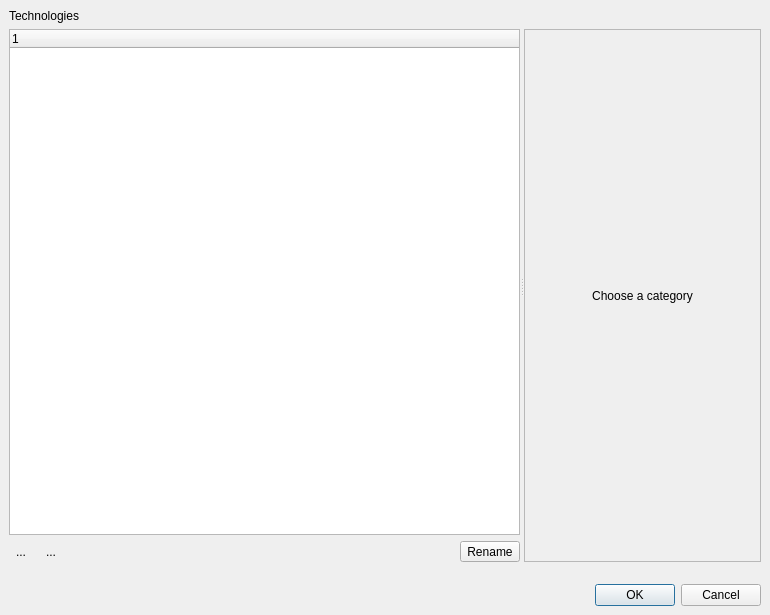
<?xml version="1.0" encoding="UTF-8"?>
<ui version="4.0">
 <class>TechSetupDialog</class>
 <widget class="QDialog" name="TechSetupDialog">
  <property name="geometry">
   <rect>
    <x>0</x>
    <y>0</y>
    <width>770</width>
    <height>615</height>
   </rect>
  </property>
  <property name="windowTitle">
   <string>Technology Manager</string>
  </property>
  <layout class="QVBoxLayout">
   <property name="spacing">
    <number>6</number>
   </property>
   <property name="leftMargin">
    <number>9</number>
   </property>
   <property name="topMargin">
    <number>9</number>
   </property>
   <property name="rightMargin">
    <number>9</number>
   </property>
   <property name="bottomMargin">
    <number>9</number>
   </property>
   <item>
    <widget class="QSplitter" name="splitter">
     <property name="orientation">
      <enum>Qt::Horizontal</enum>
     </property>
     <widget class="QFrame" name="frame">
      <property name="frameShape">
       <enum>QFrame::NoFrame</enum>
      </property>
      <property name="frameShadow">
       <enum>QFrame::Raised</enum>
      </property>
      <layout class="QVBoxLayout">
       <property name="spacing">
        <number>6</number>
       </property>
       <property name="leftMargin">
        <number>0</number>
       </property>
       <property name="topMargin">
        <number>0</number>
       </property>
       <property name="rightMargin">
        <number>0</number>
       </property>
       <property name="bottomMargin">
        <number>0</number>
       </property>
       <item>
        <widget class="QLabel" name="label">
         <property name="text">
          <string>Technologies</string>
         </property>
        </widget>
       </item>
       <item>
        <widget class="QTreeWidget" name="tech_tree">
         <property name="sizePolicy">
          <sizepolicy hsizetype="Preferred" vsizetype="Expanding">
           <horstretch>0</horstretch>
           <verstretch>0</verstretch>
          </sizepolicy>
         </property>
         <property name="contextMenuPolicy">
          <enum>Qt::ActionsContextMenu</enum>
         </property>
         <column>
          <property name="text">
           <string notr="true">1</string>
          </property>
         </column>
        </widget>
       </item>
       <item>
        <widget class="QFrame" name="frame_4">
         <property name="frameShape">
          <enum>QFrame::NoFrame</enum>
         </property>
         <property name="frameShadow">
          <enum>QFrame::Raised</enum>
         </property>
         <layout class="QHBoxLayout">
          <property name="spacing">
           <number>6</number>
          </property>
          <property name="leftMargin">
           <number>0</number>
          </property>
          <property name="topMargin">
           <number>0</number>
          </property>
          <property name="rightMargin">
           <number>0</number>
          </property>
          <property name="bottomMargin">
           <number>0</number>
          </property>
          <item>
           <widget class="QToolButton" name="add_pb">
            <property name="text">
             <string>...</string>
            </property>
            <property name="icon">
             <iconset resource="layResources.qrc">
              <normaloff>:/add_16px.png</normaloff>:/add_16px.png</iconset>
            </property>
            <property name="autoRaise">
             <bool>true</bool>
            </property>
           </widget>
          </item>
          <item>
           <widget class="QToolButton" name="delete_pb">
            <property name="text">
             <string>...</string>
            </property>
            <property name="icon">
             <iconset resource="layResources.qrc">
              <normaloff>:/clear_16px.png</normaloff>:/clear_16px.png</iconset>
            </property>
            <property name="autoRaise">
             <bool>true</bool>
            </property>
           </widget>
          </item>
          <item>
           <spacer>
            <property name="orientation">
             <enum>Qt::Horizontal</enum>
            </property>
            <property name="sizeType">
             <enum>QSizePolicy::Expanding</enum>
            </property>
            <property name="sizeHint" stdset="0">
             <size>
              <width>141</width>
              <height>20</height>
             </size>
            </property>
           </spacer>
          </item>
          <item>
           <widget class="QToolButton" name="rename_pb">
            <property name="text">
             <string>Rename</string>
            </property>
           </widget>
          </item>
         </layout>
        </widget>
       </item>
      </layout>
     </widget>
     <widget class="QFrame" name="frame_2">
      <property name="frameShape">
       <enum>QFrame::NoFrame</enum>
      </property>
      <property name="frameShadow">
       <enum>QFrame::Raised</enum>
      </property>
      <layout class="QVBoxLayout">
       <property name="spacing">
        <number>6</number>
       </property>
       <property name="leftMargin">
        <number>0</number>
       </property>
       <property name="topMargin">
        <number>0</number>
       </property>
       <property name="rightMargin">
        <number>0</number>
       </property>
       <property name="bottomMargin">
        <number>0</number>
       </property>
       <item>
        <widget class="QLabel" name="label_2">
         <property name="sizePolicy">
          <sizepolicy hsizetype="Preferred" vsizetype="Preferred">
           <horstretch>0</horstretch>
           <verstretch>0</verstretch>
          </sizepolicy>
         </property>
         <property name="text">
          <string/>
         </property>
        </widget>
       </item>
       <item>
        <widget class="QFrame" name="frame_3">
         <property name="sizePolicy">
          <sizepolicy hsizetype="Preferred" vsizetype="Preferred">
           <horstretch>0</horstretch>
           <verstretch>1</verstretch>
          </sizepolicy>
         </property>
         <property name="frameShape">
          <enum>QFrame::StyledPanel</enum>
         </property>
         <property name="frameShadow">
          <enum>QFrame::Raised</enum>
         </property>
         <layout class="QVBoxLayout">
          <property name="spacing">
           <number>6</number>
          </property>
          <property name="leftMargin">
           <number>0</number>
          </property>
          <property name="topMargin">
           <number>0</number>
          </property>
          <property name="rightMargin">
           <number>0</number>
          </property>
          <property name="bottomMargin">
           <number>0</number>
          </property>
          <item>
           <widget class="QStackedWidget" name="tc_stack">
            <property name="currentIndex">
             <number>0</number>
            </property>
            <widget class="QWidget" name="def_page">
             <layout class="QVBoxLayout">
              <property name="spacing">
               <number>6</number>
              </property>
              <property name="leftMargin">
               <number>9</number>
              </property>
              <property name="topMargin">
               <number>9</number>
              </property>
              <property name="rightMargin">
               <number>9</number>
              </property>
              <property name="bottomMargin">
               <number>9</number>
              </property>
              <item>
               <widget class="QLabel" name="label_3">
                <property name="text">
                 <string>Choose a category</string>
                </property>
                <property name="alignment">
                 <set>Qt::AlignCenter</set>
                </property>
               </widget>
              </item>
             </layout>
            </widget>
           </widget>
          </item>
         </layout>
        </widget>
       </item>
      </layout>
     </widget>
    </widget>
   </item>
   <item>
    <spacer>
     <property name="orientation">
      <enum>Qt::Vertical</enum>
     </property>
     <property name="sizeType">
      <enum>QSizePolicy::Fixed</enum>
     </property>
     <property name="sizeHint" stdset="0">
      <size>
       <width>504</width>
       <height>16</height>
      </size>
     </property>
    </spacer>
   </item>
   <item>
    <widget class="QDialogButtonBox" name="buttonBox">
     <property name="orientation">
      <enum>Qt::Horizontal</enum>
     </property>
     <property name="standardButtons">
      <set>QDialogButtonBox::Cancel|QDialogButtonBox::Ok</set>
     </property>
    </widget>
   </item>
  </layout>
 </widget>
 <tabstops>
  <tabstop>buttonBox</tabstop>
 </tabstops>
 <resources>
  <include location="layResources.qrc"/>
 </resources>
 <connections>
  <connection>
   <sender>buttonBox</sender>
   <signal>accepted()</signal>
   <receiver>TechSetupDialog</receiver>
   <slot>accept()</slot>
   <hints>
    <hint type="sourcelabel">
     <x>248</x>
     <y>254</y>
    </hint>
    <hint type="destinationlabel">
     <x>157</x>
     <y>274</y>
    </hint>
   </hints>
  </connection>
  <connection>
   <sender>buttonBox</sender>
   <signal>rejected()</signal>
   <receiver>TechSetupDialog</receiver>
   <slot>reject()</slot>
   <hints>
    <hint type="sourcelabel">
     <x>316</x>
     <y>260</y>
    </hint>
    <hint type="destinationlabel">
     <x>286</x>
     <y>274</y>
    </hint>
   </hints>
  </connection>
 </connections>
</ui>
